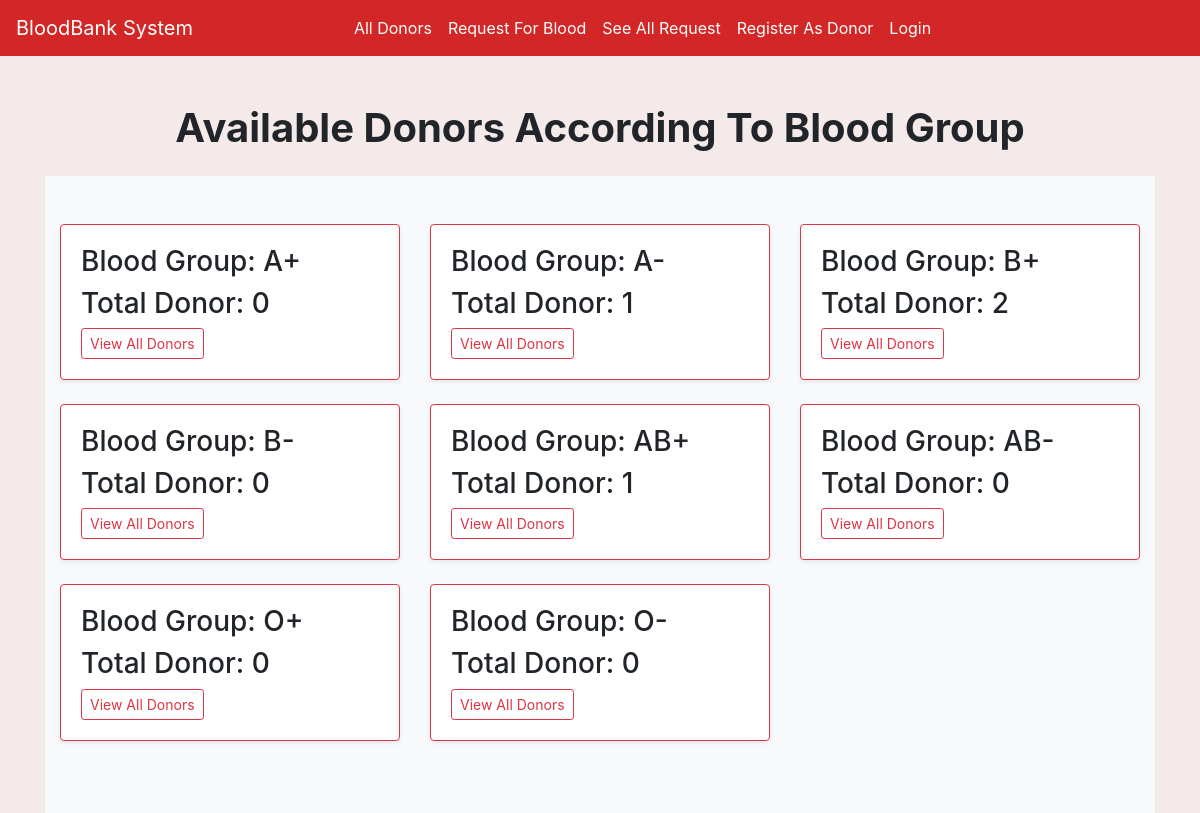
The page / on the database its author committed.
### home/models.py (models this page shows, shortened)
class BloodGroup(models.Model):
    name = models.CharField(max_length=5)

### home/views.py (the view)
# urls.py: path("", views.index, name="index"),
def index(request):
    all_group = BloodGroup.objects.annotate(total=Count('donor'))
    return render(request, "index.html", {'all_group':all_group})

### home/templates/index.html (shortened to what this page needs)
{% extends 'base.html' %}
{% load static %}
{% block body %}
<div class="container">
  <div class="container text-center">
    <h1 class="mt-4 mb-4 font-weight-bold">Available Donors According To Blood Group</h1>
</div>
  <div class="album py-5 bg-light">
    <div class="container">
      <div class="row">
        {% for i in all_group %}
        <div class="col-md-4">
          <div class="card mb-4 shadow-sm border-danger">
            <div class="card-body">
              <h3 class="card-text">Blood Group: {{i.name}}</h3>
              <h3 class="card-text">Total Donor: {{i.total}}</h3>
              <div class="d-flex justify-content-between align-items-center">
                <div class="btn-group">
                  <a href="/donors_list/{{i.id}}/" class="btn btn-sm btn-outline-danger">View All Donors</a>
                </div>
              </div>
            </div>
          </div>
        </div>
        {% endfor %}
      </div>
    </div>
  </div>
</div>
{% endblock %}

### home/templates/index.html (style rules this page uses)
body { background-color:rgba(241, 228, 228, 0.74); }

### rows shown on the page
BloodGroup: name "A+", total "0"
BloodGroup: name "A-", total "1"
BloodGroup: name "B+", total "2"
BloodGroup: name "B-", total "0"
BloodGroup: name "AB+", total "1"
BloodGroup: name "AB-", total "0"
BloodGroup: name "O+", total "0"
BloodGroup: name "O-", total "0"
